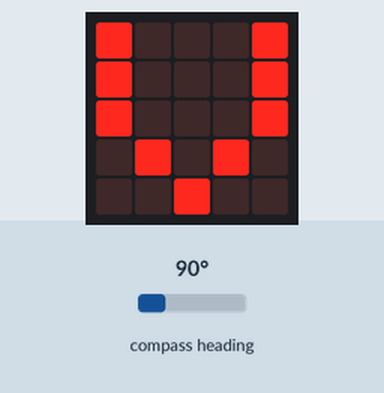
Simulated run of this program. Board: BBC micro:bit running MicroPython. Shown: the board's 5×5 LED display. The test bench sets the inputs (shaded band); at power-on: compass heading 90°. The compass is already calibrated.

Above: at 1.3 s.
1.4 s: compass heading set to 50°
3.3 s: compass heading set to 41°
At 4.5 s:
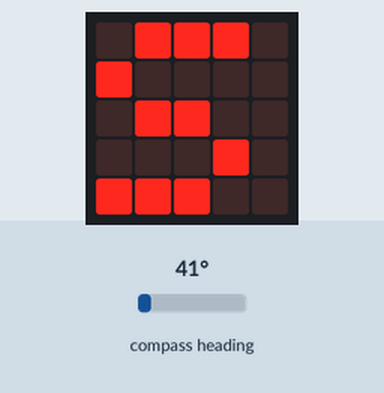
5.6 s: compass heading set to 180°
At 7.2 s:
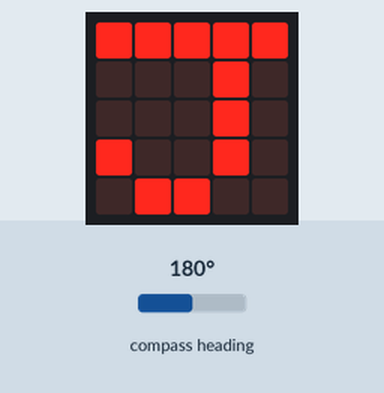
7.6 s: compass heading set to 220°
9.3 s: compass heading set to 231°
At 11.3 s:
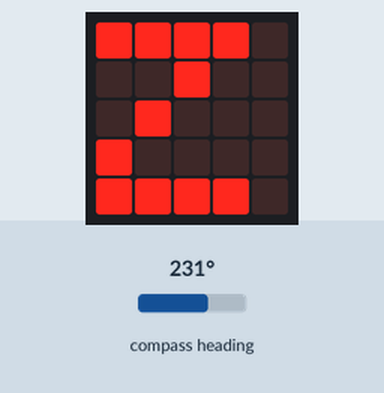
11.6 s: compass heading set to 7°
At 13.1 s:
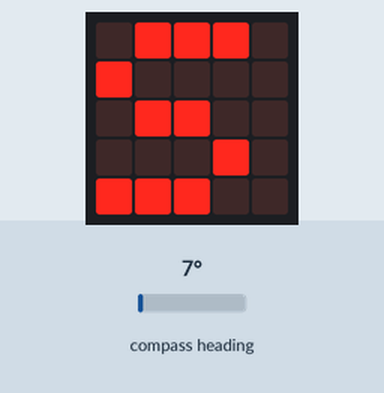
Timing chart, 0 to 14.6 s (numbered marks = the images above; inputs shaded):
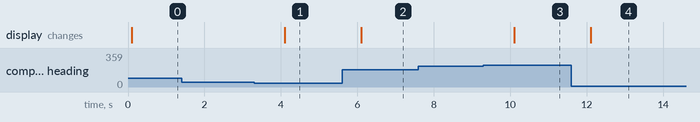

The program:

kompass2.py
```python
from microbit import *
compass.calibrate()
while True:
    uhel = compass.heading()
    if (uhel < 46):
        display.show("S")
    elif (uhel < 136):
        display.show("V")
    elif (uhel < 226):
        display.show("J")
    elif (uhel < 316):
        display.show("Z")
    else:
        display.show("S")
    sleep(1000)
```

Measured:
- the behaviour switches between 46 and 45° on compass heading (found by bisection; images 0 and 1)
- the behaviour switches between 225 and 226° on compass heading (found by bisection; images 2 and 3)
- after the input at 1.4 s, every drawn part: stays the same
- after the input at 3.3 s, the display: changes after 0.80 s (image 1)
- after the input at 5.6 s, the display: changes after 0.50 s (image 2)
- after the input at 7.6 s, every drawn part: stays the same
- after the input at 9.3 s, the display: changes after 0.80 s (image 3)
- after the input at 11.6 s, the display: changes after 0.51 s (image 4)
